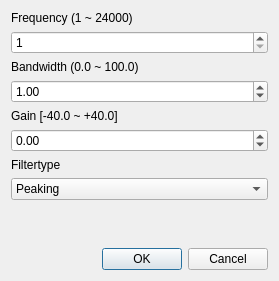
<?xml version="1.0" encoding="UTF-8"?>
<ui version="4.0">
 <class>addpoint</class>
 <widget class="QDialog" name="addpoint">
  <property name="geometry">
   <rect>
    <x>0</x>
    <y>0</y>
    <width>279</width>
    <height>281</height>
   </rect>
  </property>
  <property name="windowTitle">
   <string>Add Point</string>
  </property>
  <property name="windowIcon">
   <iconset resource="resources.qrc">
    <normaloff>:/img/icon.png</normaloff>:/img/icon.png</iconset>
  </property>
  <property name="modal">
   <bool>true</bool>
  </property>
  <layout class="QVBoxLayout" name="verticalLayout">
   <item>
    <widget class="QLabel" name="label">
     <property name="text">
      <string>Frequency (1 ~ 24000)</string>
     </property>
    </widget>
   </item>
   <item>
    <widget class="QSpinBox" name="freq">
     <property name="minimum">
      <number>1</number>
     </property>
     <property name="maximum">
      <number>24000</number>
     </property>
     <property name="singleStep">
      <number>10</number>
     </property>
    </widget>
   </item>
   <item>
    <widget class="QLabel" name="label_2">
     <property name="text">
      <string>Bandwidth (0.0 ~ 100.0)</string>
     </property>
    </widget>
   </item>
   <item>
    <widget class="QDoubleSpinBox" name="bw">
     <property name="maximum">
      <double>100.000000000000000</double>
     </property>
     <property name="singleStep">
      <double>0.200000000000000</double>
     </property>
     <property name="value">
      <double>1.000000000000000</double>
     </property>
    </widget>
   </item>
   <item>
    <widget class="QLabel" name="label_3">
     <property name="text">
      <string>Gain [-40.0 ~ +40.0]</string>
     </property>
    </widget>
   </item>
   <item>
    <widget class="QDoubleSpinBox" name="gain">
     <property name="minimum">
      <double>-40.000000000000000</double>
     </property>
     <property name="maximum">
      <double>40.000000000000000</double>
     </property>
     <property name="singleStep">
      <double>0.200000000000000</double>
     </property>
    </widget>
   </item>
   <item>
    <widget class="QLabel" name="label_4">
     <property name="text">
      <string>Filtertype</string>
     </property>
    </widget>
   </item>
   <item>
    <widget class="QComboBox" name="ftype">
     <item>
      <property name="text">
       <string>Peaking</string>
      </property>
     </item>
     <item>
      <property name="text">
       <string>Low Pass</string>
      </property>
     </item>
     <item>
      <property name="text">
       <string>High Pass</string>
      </property>
     </item>
     <item>
      <property name="text">
       <string>Band Pass</string>
      </property>
     </item>
     <item>
      <property name="text">
       <string>Band Pass (peak gain = bw)</string>
      </property>
     </item>
     <item>
      <property name="text">
       <string>Notch</string>
      </property>
     </item>
     <item>
      <property name="text">
       <string>All Pass</string>
      </property>
     </item>
     <item>
      <property name="text">
       <string>Low Shelf</string>
      </property>
     </item>
     <item>
      <property name="text">
       <string>High Shelf</string>
      </property>
     </item>
     <item>
      <property name="text">
       <string>Unity Gain</string>
      </property>
     </item>
     <item>
      <property name="text">
       <string>One-Pole Low Pass</string>
      </property>
     </item>
     <item>
      <property name="text">
       <string>One-Pole High Pass</string>
      </property>
     </item>
    </widget>
   </item>
   <item>
    <spacer name="verticalSpacer">
     <property name="orientation">
      <enum>Qt::Vertical</enum>
     </property>
     <property name="sizeHint" stdset="0">
      <size>
       <width>20</width>
       <height>40</height>
      </size>
     </property>
    </spacer>
   </item>
   <item>
    <widget class="QDialogButtonBox" name="buttonBox">
     <property name="orientation">
      <enum>Qt::Horizontal</enum>
     </property>
     <property name="standardButtons">
      <set>QDialogButtonBox::Cancel|QDialogButtonBox::Ok</set>
     </property>
    </widget>
   </item>
  </layout>
 </widget>
 <resources>
  <include location="resources.qrc"/>
 </resources>
 <connections>
  <connection>
   <sender>buttonBox</sender>
   <signal>accepted()</signal>
   <receiver>addpoint</receiver>
   <slot>accept()</slot>
   <hints>
    <hint type="sourcelabel">
     <x>248</x>
     <y>254</y>
    </hint>
    <hint type="destinationlabel">
     <x>157</x>
     <y>274</y>
    </hint>
   </hints>
  </connection>
  <connection>
   <sender>buttonBox</sender>
   <signal>rejected()</signal>
   <receiver>addpoint</receiver>
   <slot>reject()</slot>
   <hints>
    <hint type="sourcelabel">
     <x>316</x>
     <y>260</y>
    </hint>
    <hint type="destinationlabel">
     <x>286</x>
     <y>274</y>
    </hint>
   </hints>
  </connection>
 </connections>
</ui>
